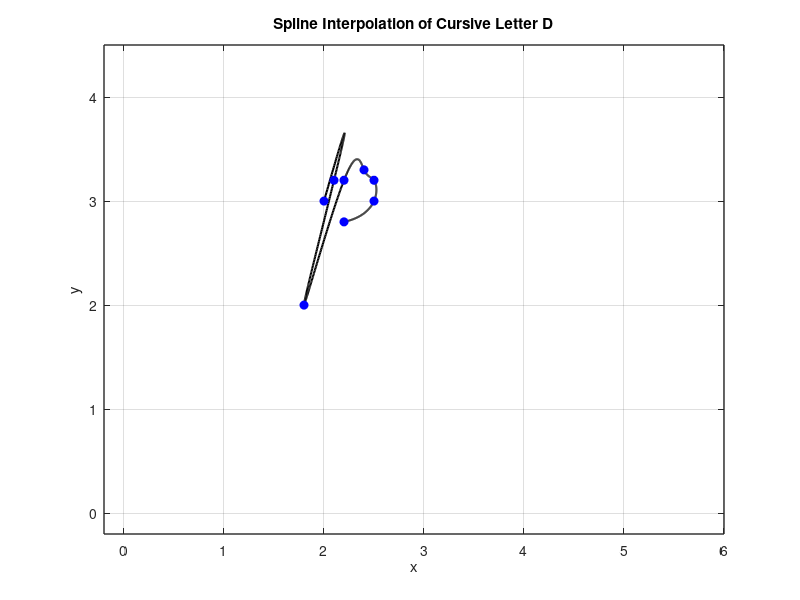

Write the MATLAB code that produced this figure.
x = [2 2.1 1.8 2.2 2.4 2.5 2.5 2.2];
y = [3 3.2 2 3.2 3.3 3.2 3 2.8];

n = length(x);
t = 0:n-1; % Parametric coordinate t
tt = 0:0.01:n-1; % More dense coordinate tt for spline interpolation

% Compute spline interpolation
xx = spline(t, x, tt);
yy = spline(t, y, tt);

% Plot settings
figure(1)
plot(xx, yy, 'k', 'LineWidth', 1.5) % plot spline
hold on
plot(x, y, 'bo', 'MarkerFaceColor', 'b') % plot data points
axis([-0.2 6 -0.2 4.5])
grid on
title('Spline Interpolation of Cursive Letter D')
xlabel('x')
ylabel('y')
set(gca, 'FontSize', 10, 'LineWidth', 1)
grid on
